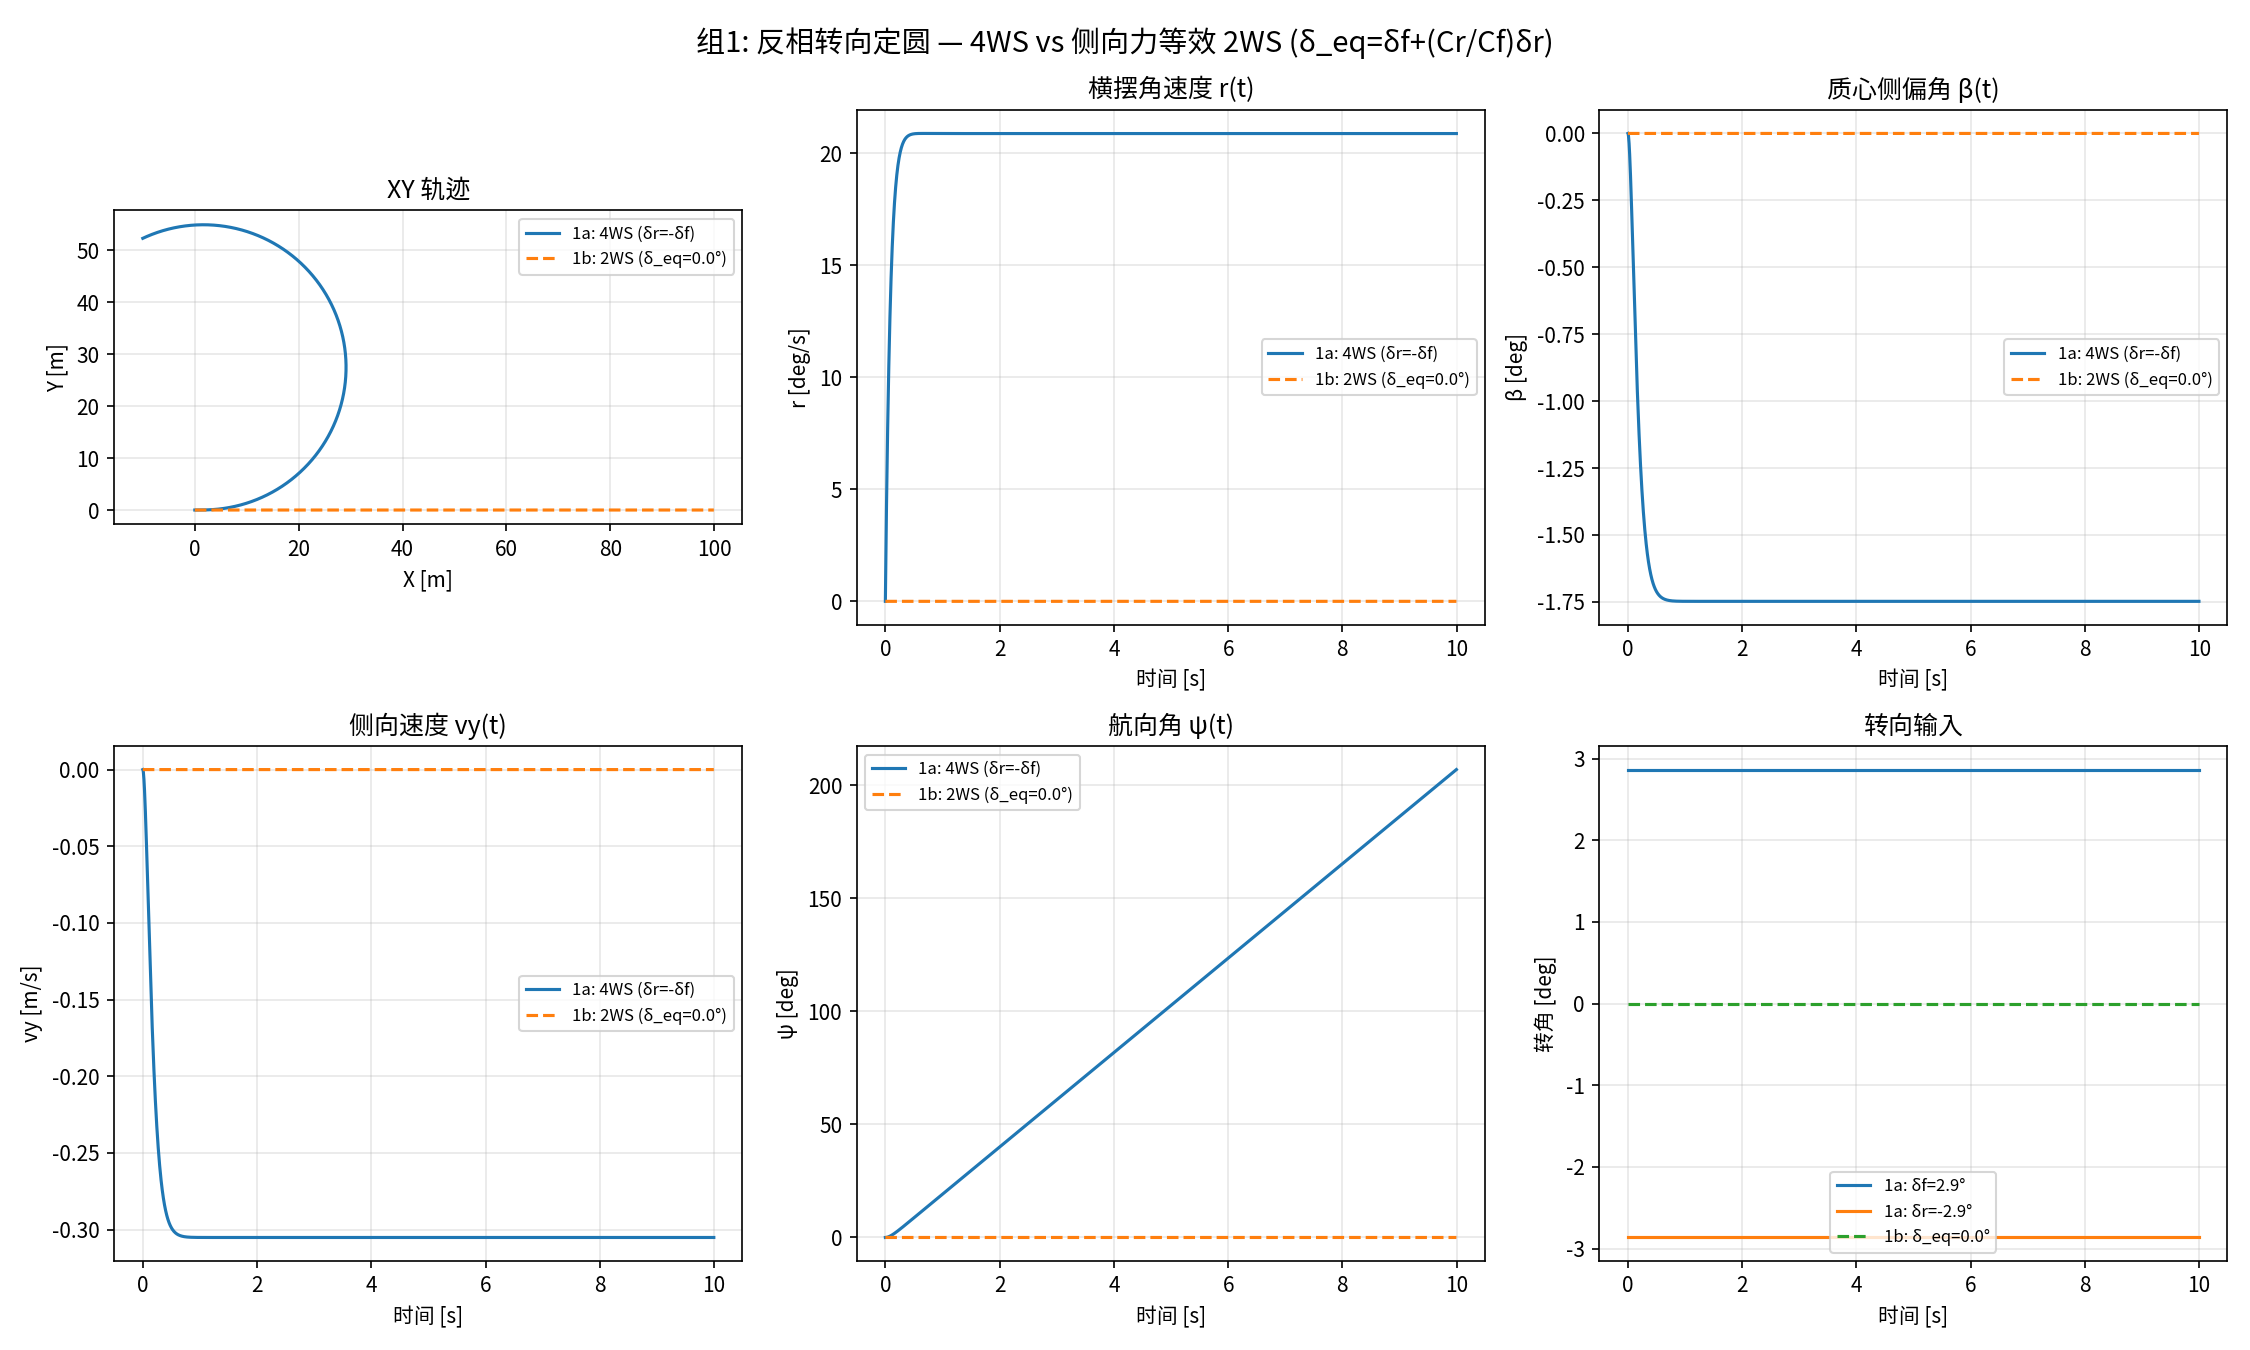

Write Python code to recreate this figure.
"""
组1对比：反相转向（counter-steering）匀速定圆 — 侧向力等效

1a: 4WS 后轮转向 δr = -δf
1b: 侧向力等效前轮转角 δ_eq = δf + (Cr/Cf)·δr, δr = 0
"""

import numpy as np
import matplotlib.pyplot as plt
from bicycle_model import (
    VehicleParams, simulate, force_equivalent, const_steer,
)

plt.rcParams["font.family"] = ["Noto Sans CJK JP", "sans-serif"]
plt.rcParams["axes.unicode_minus"] = False

params = VehicleParams()
vx = 10.0
delta_f = 0.05
delta_r = -delta_f
delta_eq = force_equivalent(delta_f, delta_r, params)
t_span = (0.0, 10.0)

print(f"=== 侧向力等效 ===")
print(f"  δf={delta_f:.4f}, δr={delta_r:.4f}")
print(f"  δ_eq = δf + (Cr/Cf)·δr = {delta_eq:.4f} rad ({np.degrees(delta_eq):.2f}°)")

# 1a: 4WS counter-steering
t_a, vy_a, r_a, psi_a, X_a, Y_a, beta_a = simulate(
    vx, const_steer(delta_f), const_steer(delta_r), params, t_span
)

# 1b: 2WS force equivalent
t_b, vy_b, r_b, psi_b, X_b, Y_b, beta_b = simulate(
    vx, const_steer(delta_eq), const_steer(0.0), params, t_span
)

# Print steady-state comparison
print("\n=== 稳态比较 (取最后 1s 平均) ===")
n_tail = int(1.0 / 0.005)
for label, arr_a, arr_b, unit in [
    ("r", r_a, r_b, "rad/s"),
    ("β", beta_a, beta_b, "rad"),
    ("vy", vy_a, vy_b, "m/s"),
]:
    ss_a = np.mean(arr_a[-n_tail:])
    ss_b = np.mean(arr_b[-n_tail:])
    print(f"  {label:3s}: 4WS={ss_a:+.6f} {unit},  2WS={ss_b:+.6f} {unit},  Δ={ss_a-ss_b:+.6f}")

# Plot
fig, axes = plt.subplots(2, 3, figsize=(15, 9))
fig.suptitle("组1: 反相转向定圆 — 4WS vs 侧向力等效 2WS (δ_eq=δf+(Cr/Cf)δr)", fontsize=14)

label_4ws = "1a: 4WS (δr=-δf)"
label_2ws = f"1b: 2WS (δ_eq={np.degrees(delta_eq):.1f}°)"

ax = axes[0, 0]
ax.plot(X_a, Y_a, label=label_4ws)
ax.plot(X_b, Y_b, "--", label=label_2ws)
ax.set_xlabel("X [m]")
ax.set_ylabel("Y [m]")
ax.set_title("XY 轨迹")
ax.set_aspect("equal")
ax.legend(fontsize=8)
ax.grid(True, alpha=0.3)

ax = axes[0, 1]
ax.plot(t_a, np.degrees(r_a), label=label_4ws)
ax.plot(t_b, np.degrees(r_b), "--", label=label_2ws)
ax.set_xlabel("时间 [s]")
ax.set_ylabel("r [deg/s]")
ax.set_title("横摆角速度 r(t)")
ax.legend(fontsize=8)
ax.grid(True, alpha=0.3)

ax = axes[0, 2]
ax.plot(t_a, np.degrees(beta_a), label=label_4ws)
ax.plot(t_b, np.degrees(beta_b), "--", label=label_2ws)
ax.set_xlabel("时间 [s]")
ax.set_ylabel("β [deg]")
ax.set_title("质心侧偏角 β(t)")
ax.legend(fontsize=8)
ax.grid(True, alpha=0.3)

ax = axes[1, 0]
ax.plot(t_a, vy_a, label=label_4ws)
ax.plot(t_b, vy_b, "--", label=label_2ws)
ax.set_xlabel("时间 [s]")
ax.set_ylabel("vy [m/s]")
ax.set_title("侧向速度 vy(t)")
ax.legend(fontsize=8)
ax.grid(True, alpha=0.3)

ax = axes[1, 1]
ax.plot(t_a, np.degrees(psi_a), label=label_4ws)
ax.plot(t_b, np.degrees(psi_b), "--", label=label_2ws)
ax.set_xlabel("时间 [s]")
ax.set_ylabel("ψ [deg]")
ax.set_title("航向角 ψ(t)")
ax.legend(fontsize=8)
ax.grid(True, alpha=0.3)

ax = axes[1, 2]
t_input = [t_span[0], t_span[1]]
ax.step(t_input, [np.degrees(delta_f)] * 2, label=f"1a: δf={np.degrees(delta_f):.1f}°")
ax.step(t_input, [np.degrees(delta_r)] * 2, label=f"1a: δr={np.degrees(delta_r):.1f}°")
ax.step(t_input, [np.degrees(delta_eq)] * 2, "--", label=f"1b: δ_eq={np.degrees(delta_eq):.1f}°")
ax.set_xlabel("时间 [s]")
ax.set_ylabel("转角 [deg]")
ax.set_title("转向输入")
ax.legend(fontsize=8)
ax.grid(True, alpha=0.3)

plt.tight_layout()
plt.savefig("compare_circular_force.png", dpi=150)
plt.show()
